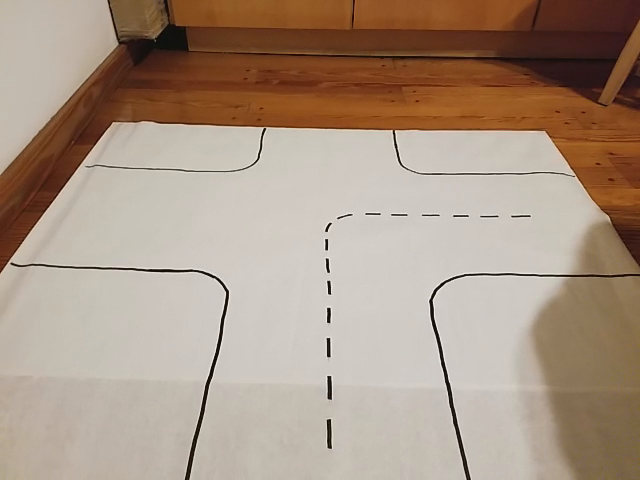
#> input picture frame 4 of Videos/20190927_185602.mp4, 640 x 480 px, given in place of 20191012_213614.mp4, which was not available
$ python 'testing index-DELETE.py'
#> lines starting #> are read from the running program, lines starting #| are printed output that depends on the picture; after the words box and inside, x2 and y2 are one past the last pixel; in counts of white or black regions, pixels touching at a corner belong together; pictures that were not available may be replaced by others from this repository, and a replacement may not be noted
import cv2
import numpy as np
from pyzbar import pyzbar


def line_keeping():
    # Create a VideoCapture object and read from input file
    # If the input is the camera, pass 0 instead of the video file name
    cap = cv2.VideoCapture('Videos/20191012_213614.mp4')#('Videos/WhatsApp Video 2019-10-12 at 6.19.29 PM(2).mp4')

    # Check if camera opened successfully
    if not cap.isOpened():
        print("Error opening video stream or file")

    # Read until video is completed
    while cap.isOpened():
        # Capture frame-by-frame
        ret, frame = cap.read()
#> frame is the input picture: shape (480, 640, 3); mean B, G, R 132.6, 149.5, 169.4


        if ret:

            frame = cv2.flip(frame, flipCode=-1)
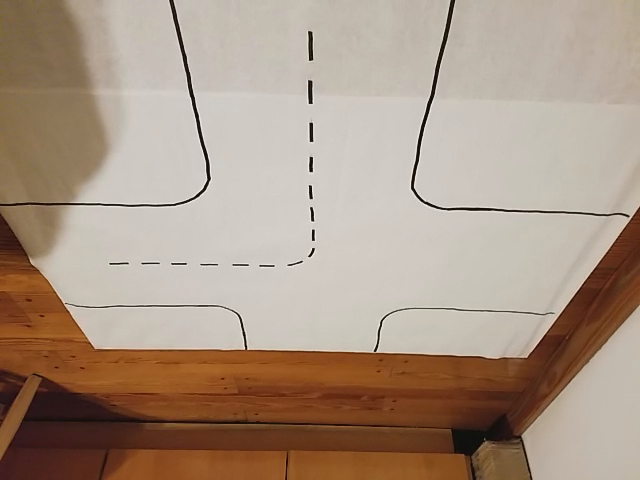
#> frame: shape (480, 640, 3); mean B, G, R 132.6, 149.5, 169.4
            #Defino parametros HLS o HSV para detectar solo lineas negras
            lower_black = np.array([0, 0, 0]) #108 6 17     40 16 37
            upper_black = np.array([150, 75, 255]) #HSV 255, 255, 90 #HLS[150, 75, 255]
            #Divido la imagen en 2 frames distintos (derecha e izquierda) para detectar una sola linea por frame
            width = cap.get(cv2.CAP_PROP_FRAME_WIDTH ) #640
            height = cap.get(cv2.CAP_PROP_FRAME_HEIGHT ) #480
            fps =  cap.get(cv2.CAP_PROP_FPS)
            frame_right = frame[0:int(height*0.5),0:int(width*0.5)]
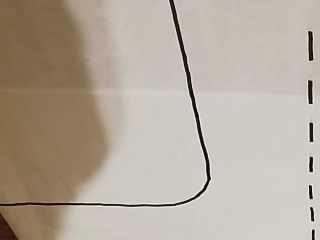
#> frame_right: shape (240, 320, 3); mean B, G, R 156.1, 169.8, 180.7
            frame_left = frame[0:int(height*0.5),int(width*0.5):int(width)]
            frame_left = cv2.flip(frame_left, flipCode=-1)
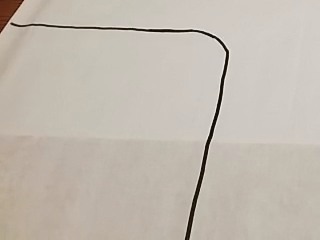
#> frame_left: shape (240, 320, 3); mean B, G, R 176, 186.2, 194.4
            frame_right = cv2.flip(frame_right, flipCode=-1)
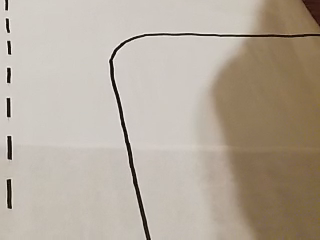
#> frame_right: shape (240, 320, 3); mean B, G, R 156.1, 169.8, 180.7
            try:
                # ------- Frame Izquierdo -------
                #Aplico filtro de color con los parametros ya definidos
                hsv_left = cv2.cvtColor(frame_left, cv2.COLOR_BGR2HLS) #BRG2HLS
#> hsv_left: shape (240, 320, 3); mean of channels 0, 1, 2 16.8, 185.3, 35.7
                mask_left = cv2.inRange(hsv_left, lower_black, upper_black)
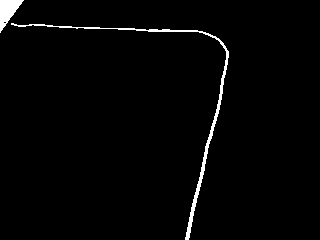
#> mask_left: shape (240, 320); 1.9% white; 2 white regions, box (x1, y1, x2, y2) and area: (11, 23, 229, 240) 1076, (0, 0, 24, 33) 397
                res_left = cv2.bitwise_and(frame_left, frame_left, mask=mask_left)

                #Aplico filtro pasa bajos y deteccion de lineas por Canny
                dif_gray_left = cv2.GaussianBlur(mask_left, (3, 3), 0) #(mask, (5, 5), 0)
                canny_left = cv2.Canny(dif_gray_left, 1, 500) # 25, 175)
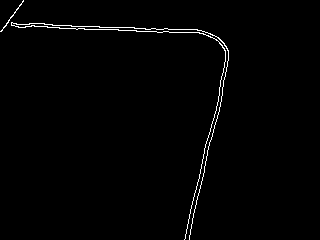
#> canny_left: shape (240, 320); 1.2% white in thin lines or dots, all inside (x1, y1, x2, y2) = (0, 0, 229, 240)
                #Aplico Transformada de Hough
                lines_left = cv2.HoughLinesP(canny_left, 1, np.pi / 180, 20, minLineLength=2, maxLineGap=5) #(canny, 1, np.pi / 180, 30, minLineLength=15, maxLineGap=150)
#> lines_left = 21 rows, first 6: [6, 23, 29, 24], [189, 235, 215, 122], [29, 23, 114, 27], [28, 26, 59, 27], [187, 224, 204, 152], [145, 29, 197, 29]

            except Exception as e:
                print(e)

            try:
                # ------- Frame Derecho -------
                #Aplico filtro de color con los parametros ya definidos
                hsv_right = cv2.cvtColor(frame_right, cv2.COLOR_BGR2HLS) #BRG2HLS
#> hsv_right: shape (240, 320, 3); mean of channels 0, 1, 2 16.4, 168.5, 40.2
                mask_right = cv2.inRange(hsv_right, lower_black, upper_black)
#> mask_right: shape (240, 320); 2.2% white; 9 white regions, largest, box (x1, y1, x2, y2) and area: (109, 33, 320, 240) 1021, (302, 0, 320, 27) 266, (7, 179, 12, 209) 107
                res_right = cv2.bitwise_and(frame_right, frame_right, mask=mask_right)

                #Aplico filtro pasa bajos y deteccion de lineas por Canny
                dif_gray_right = cv2.GaussianBlur(mask_right, (3, 3), 0) #(mask, (5, 5), 0)
                canny_right = cv2.Canny(dif_gray_right, 1, 500) # 25, 175)
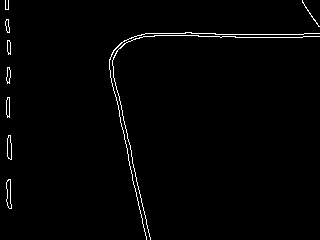
#> canny_right: shape (240, 320); 1.5% white in thin lines or dots
                #Aplico Transformada de Hough
                lines_right = cv2.HoughLinesP(canny_right, 1, np.pi / 180, 20, minLineLength=2, maxLineGap=5) #(canny, 1, np.pi / 180, 30, minLineLength=15, maxLineGap=150)
#> lines_right = 30 rows, first 6: [215, 34, 303, 34], [198, 36, 235, 36], [118, 93, 149, 236], [114, 91, 132, 176], [145, 33, 215, 33], [10, 179, 10, 208]

            except Exception as e:
                print(e)
                #print("No se detectaron lineas derecha")

            try:
                # Draw lines on the image
                cant_lineas_left=len(lines_left)
#> cant_lineas_left = 21
                cant_lineas_right=len(lines_right)
#> cant_lineas_right = 30

                x1_prom_left_prev=0
                x2_prom_left_prev=0
                x1_prom_right_prev=0
                x2_prom_right_prev=0

                if (cant_lineas_left < 15) & (cant_lineas_right < 15):
                    x1_prom=0
                    x2_prom=0
                    cant_promediada=0
                    for line in lines_left: #for line in lines:
                        x1, y1, x2, y2 = line[0]
                        if (x1 > 50) & (x2 > 50):
                            if abs(x1-x2) < 30:
                                x1_prom+=x1
                                x2_prom+=x2
                                cant_promediada+=1


                    if cant_promediada != 0 :
                        x1_prom=x1_prom//cant_promediada
                        x2_prom=x2_prom//cant_promediada
                        if(abs(x1_prom_left_prev-x1_prom) < 70) & (abs(x2_prom_left_prev-x2_prom) < 70):
                            cv2.line(frame_left, (x1_prom, 0), (x2_prom, 240), (255, 0, 0), 3)
                        x1_prom_left_prev=x1_prom
                        x2_prom_left_prev=x2_prom


                    x1_prom=0
                    x2_prom=0
                    cant_promediada=0
                    for line in lines_right: #for line in lines:
                        x1, y1, x2, y2 = line[0]
                        if (x1 > 50) & (x2 > 50):
                            if abs(x1-x2) < 30:
                                x1_prom+=x1
                                x2_prom+=x2
                                cant_promediada+=1
                    if cant_promediada != 0 :
                        x1_prom=x1_prom//cant_promediada
                        x2_prom=x2_prom//cant_promediada
                        print("left:", cant_lineas_left)
                        print("right:", cant_lineas_right)
                        if(abs(x1_prom_right_prev-x1_prom) < 70) & (abs(x2_prom_right_prev-x2_prom) < 70):
                            cv2.line(frame_right, (x1_prom, 0), (x2_prom, 240), (255, 0, 0), 3)
                        x1_prom_right_prev=x1_prom
                        x2_prom_right_prev=x2_prom

            except Exception as e:
                print(e)


            # Show result
            #cv2.imshow("Result Image", frame)

            # Display the resulting frame
            #cv2.imshow('Frame3', res_left)
            cv2.imshow('Frame', frame_left)
            cv2.imshow('Frame2', frame_right)
            # Press Q on keyboard to  exit
            if cv2.waitKey(120) & 0xFF == ord('q'):  # 25fps
#> (key q is pressed here)
                break
        # Break the loop
        else:
            break

    # When everything done, release the video capture object
    cap.release()

    # Closes all the frames
    cv2.destroyAllWindows()


def qr_reader():

    img_path = 'image.jpg'

    img = cv2.imread(img_path)

    barcodes = pyzbar.decode(img)

    for barcode in barcodes:
        (x, y, w, h) = barcode.rect
        cv2.rectangle(img, (x, y), (x + w, y + h), (0, 0, 255), 2)
        barcodeData = barcode.data.decode("utf-8")
        barcodeType = barcode.type
        text = "{} ({})".format(barcodeData, barcodeType)
        cv2.putText(img, text, (x, y - 10), cv2.FONT_HERSHEY_SIMPLEX, 0.5, (0, 0, 255), 2)
        print("[INFO] found {} barcode {}".format(barcodeType, barcodeData))
    cv2.imwrite("new_img.jpg", img)


if __name__ == "__main__":
    line_keeping()
    #qr_reader()

$ run again, starting later in the video
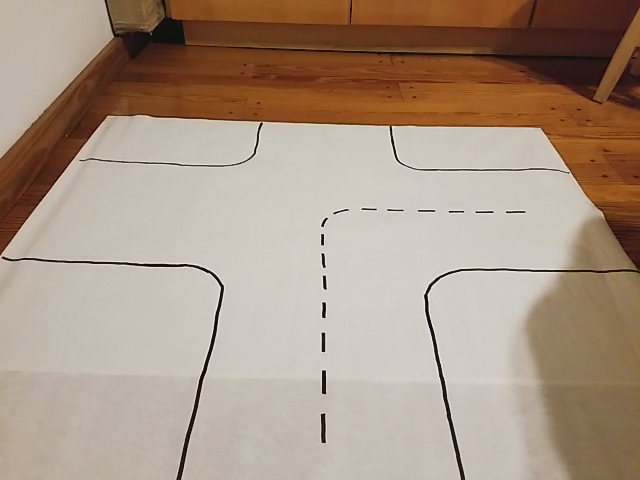
#> input picture frame 21 of Videos/20190927_185602.mp4, 640 x 480 px, given in place of 20191012_213614.mp4, which was not available
#> in line_keeping, frame is the input picture: shape (480, 640, 3); mean B, G, R 132.2, 149.3, 169.2
#> hsv_left: shape (240, 320, 3); mean of channels 0, 1, 2 16.8, 183.9, 35.6
#> in line_keeping, `mask_left = cv2.inRange(hsv_left, lower_black, upper_black)`:
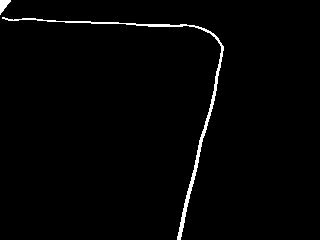
#> mask_left: shape (240, 320); 1.6% white; 2 white regions, box (x1, y1, x2, y2) and area: (2, 17, 224, 240) 1139, (0, 0, 11, 15) 89
#> canny_left: shape (240, 320); 1.2% white in thin lines or dots, all inside (x1, y1, x2, y2) = (0, 0, 224, 240)
#> lines_left = 23 rows, first 6: [126, 25, 136, 25], [176, 239, 197, 151], [180, 239, 207, 124], [55, 20, 69, 20], [76, 23, 113, 24], [70, 20, 134, 22]
#> hsv_right: shape (240, 320, 3); mean of channels 0, 1, 2 16.3, 167.8, 41.1
#> mask_right: shape (240, 320); 2.4% white; 8 white regions (1 under 20 px), largest, box (x1, y1, x2, y2) and area: (104, 0, 320, 240) 1436, (1, 174, 6, 203) 104, (2, 131, 6, 154) 91
#> in line_keeping, `canny_right = cv2.Canny(dif_gray_right, 1, 500)`:
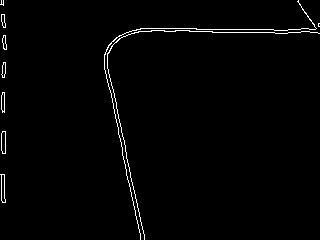
#> canny_right: shape (240, 320); 1.5% white in thin lines or dots
#> lines_right = 34 rows, first 6: [125, 151, 135, 198], [189, 31, 287, 33], [104, 64, 140, 237], [274, 30, 287, 30], [196, 29, 273, 29], [1, 109, 1, 95]
#> cant_lineas_left = 23
#> cant_lineas_right = 34

$ run again, starting later in the video
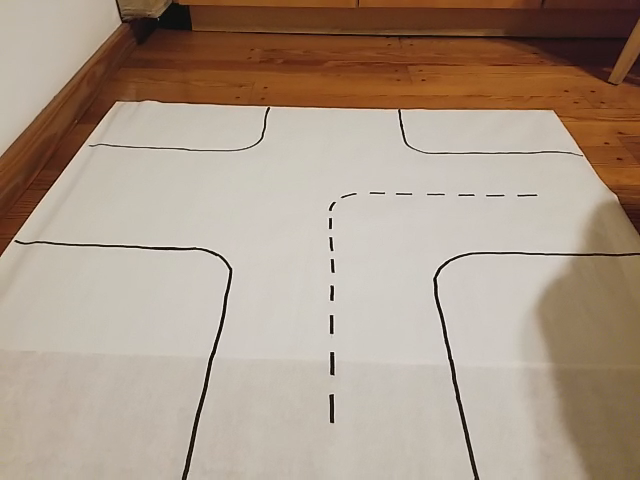
#> input picture frame 38 of Videos/20190927_185602.mp4, 640 x 480 px, given in place of 20191012_213614.mp4, which was not available
#> in line_keeping, frame is the input picture: shape (480, 640, 3); mean B, G, R 137.1, 153.5, 171.6
#> hsv_left: shape (240, 320, 3); mean of channels 0, 1, 2 17.2, 184.3, 37.1
#> in line_keeping, `mask_left = cv2.inRange(hsv_left, lower_black, upper_black)`:
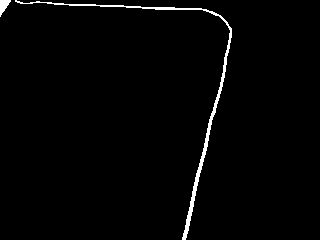
#> mask_left: shape (240, 320); 1.7% white; 2 white regions, box (x1, y1, x2, y2) and area: (15, 0, 232, 240) 1183, (0, 0, 11, 17) 101
#> canny_left: shape (240, 320); 1.2% white in thin lines or dots, all inside (x1, y1, x2, y2) = (0, 0, 233, 240)
#> lines_left = 20 rows, first 6: [54, 5, 142, 8], [215, 113, 225, 72], [186, 239, 204, 156], [212, 111, 223, 66], [200, 160, 206, 134], [95, 4, 123, 4]
#> hsv_right: shape (240, 320, 3); mean of channels 0, 1, 2 17.1, 168.2, 40.5
#> mask_right: shape (240, 320); 1.9% white; 7 white regions, largest, box (x1, y1, x2, y2) and area: (113, 12, 320, 240) 1104, (10, 154, 14, 183) 113, (10, 112, 14, 135) 79
#> in line_keeping, `canny_right = cv2.Canny(dif_gray_right, 1, 500)`:
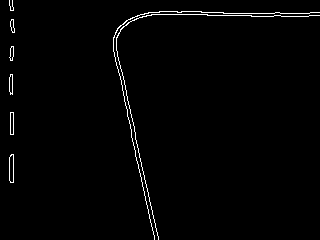
#> canny_right: shape (240, 320); 1.4% white in thin lines or dots
#> lines_right = 29 rows, first 6: [114, 35, 114, 37], [116, 43, 155, 227], [251, 16, 273, 16], [113, 45, 154, 239], [13, 10, 13, 7], [146, 15, 207, 14]
#> cant_lineas_left = 20
#> cant_lineas_right = 29
